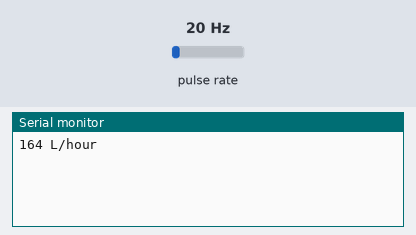
Simulated run of this sketch. Board: Arduino Uno, built with avr-gcc and run on an emulated ATmega328P. On the bench: the last lines printed to the serial monitor. Wiring (inferred from the names in the program): pulse sensor: data pin 2. Inputs (shaded band) come from the test bench; at power-on: pulse rate 20 Hz.

Above: at 1.2 s.
1.3 s: pulse rate (sensor on pin 2) set to 4 Hz
At 2.6 s:
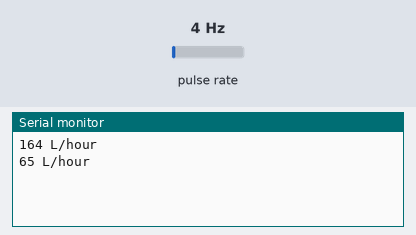
2.8 s: pulse rate (sensor on pin 2) set to 50 Hz
At 3.6 s:
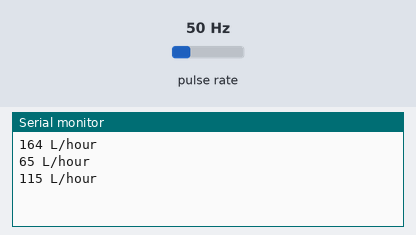
Timing chart, 0 to 5.8 s (numbered marks = the images above; inputs shaded):
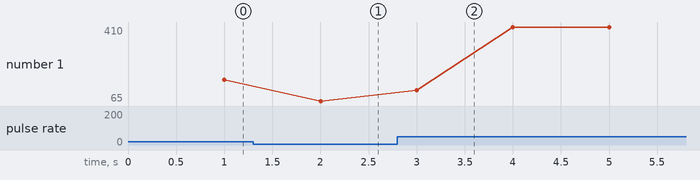

The sketch:

WF_Test3.ino
```cpp
/*
   YF-S201 Hall Effect Water Flow Meter / Sensor
   http://www.hobbytronics.co.uk/yf-s201-water-flow-meter

   Read Water Flow Meter and output reading in litres/hour

*/

volatile int  flow_frequency;  // Measures flow meter pulses
unsigned int  l_hour;          // Calculated litres/hour
unsigned char flowmeter = 2;  // Flow Meter Pin number
unsigned long currentTime;
unsigned long cloopTime;

void flow ()                  // Interruot function
{
   flow_frequency++;
}

void setup()
{
   pinMode(flowmeter, INPUT);
   Serial.begin(9600);
   attachInterrupt(0, flow, RISING); // Setup Interrupt
                                     // see http://arduino.cc/en/Reference/attachInterrupt
   sei();                            // Enable interrupts
   currentTime = millis();
   cloopTime = currentTime;
}

void loop ()
{
   currentTime = millis();
   // Every second, calculate and print litres/hour
   if(currentTime >= (cloopTime + 1000))
   {
      cloopTime = currentTime;              // Updates cloopTime
      // Pulse frequency (Hz) = 7.5Q, Q is flow rate in L/min. (Results in +/- 3% range)
      l_hour = (flow_frequency * 60 / 7.3); // (Pulse frequency x 60 min) / 7.5Q = flow rate in L/hour
      flow_frequency = 0;                   // Reset Counter
      Serial.print(l_hour, DEC);            // Print litres/hour
      Serial.println(" L/hour");
   }
}
```

Measured:
- after the input at 1.3 s, the serial monitor: prints a new line after 0.70 s (image 1)
- after the input at 2.8 s, the serial monitor: prints a new line after 0.20 s (image 2)
- plotted number 1: 164 → 65 after the input at 1.3 s, 65 → 410 after the input at 2.8 s
